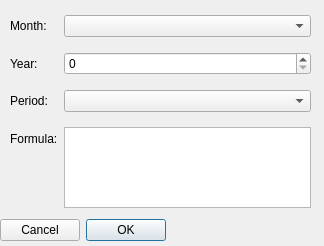
<?xml version="1.0" encoding="UTF-8"?>
<ui version="4.0">
 <class>mainDialog</class>
 <widget class="QDialog" name="mainDialog">
  <property name="geometry">
   <rect>
    <x>0</x>
    <y>0</y>
    <width>324</width>
    <height>246</height>
   </rect>
  </property>
  <property name="windowTitle">
   <string>Dialog</string>
  </property>
  <widget class="QWidget" name="verticalLayoutWidget">
   <property name="geometry">
    <rect>
     <x>0</x>
     <y>10</y>
     <width>321</width>
     <height>231</height>
    </rect>
   </property>
   <layout class="QVBoxLayout" name="verticalLayout">
    <item>
     <layout class="QFormLayout" name="formLayout">
      <property name="verticalSpacing">
       <number>15</number>
      </property>
      <property name="leftMargin">
       <number>10</number>
      </property>
      <property name="topMargin">
       <number>5</number>
      </property>
      <property name="rightMargin">
       <number>10</number>
      </property>
      <property name="bottomMargin">
       <number>5</number>
      </property>
      <item row="0" column="0">
       <widget class="QLabel" name="monthLabel">
        <property name="text">
         <string>Month:</string>
        </property>
       </widget>
      </item>
      <item row="3" column="0">
       <widget class="QLabel" name="formulaLabel">
        <property name="text">
         <string>Formula:</string>
        </property>
       </widget>
      </item>
      <item row="2" column="0">
       <widget class="QLabel" name="periodLabel">
        <property name="text">
         <string>Period:</string>
        </property>
       </widget>
      </item>
      <item row="1" column="0">
       <widget class="QLabel" name="yearLabel">
        <property name="text">
         <string>Year:</string>
        </property>
       </widget>
      </item>
      <item row="2" column="1">
       <widget class="QComboBox" name="periodComboBox"/>
      </item>
      <item row="1" column="1">
       <widget class="QSpinBox" name="yearSpinBox"/>
      </item>
      <item row="0" column="1">
       <widget class="QComboBox" name="monthComboBox"/>
      </item>
      <item row="3" column="1">
       <widget class="QTextEdit" name="formulaTextEdit"/>
      </item>
     </layout>
    </item>
    <item>
     <widget class="QDialogButtonBox" name="buttonBox">
      <property name="layoutDirection">
       <enum>Qt::RightToLeft</enum>
      </property>
      <property name="orientation">
       <enum>Qt::Horizontal</enum>
      </property>
      <property name="standardButtons">
       <set>QDialogButtonBox::Cancel|QDialogButtonBox::Ok</set>
      </property>
     </widget>
    </item>
   </layout>
  </widget>
 </widget>
 <resources/>
 <connections>
  <connection>
   <sender>buttonBox</sender>
   <signal>accepted()</signal>
   <receiver>mainDialog</receiver>
   <slot>accept()</slot>
   <hints>
    <hint type="sourcelabel">
     <x>248</x>
     <y>254</y>
    </hint>
    <hint type="destinationlabel">
     <x>157</x>
     <y>274</y>
    </hint>
   </hints>
  </connection>
  <connection>
   <sender>buttonBox</sender>
   <signal>rejected()</signal>
   <receiver>mainDialog</receiver>
   <slot>reject()</slot>
   <hints>
    <hint type="sourcelabel">
     <x>316</x>
     <y>260</y>
    </hint>
    <hint type="destinationlabel">
     <x>286</x>
     <y>274</y>
    </hint>
   </hints>
  </connection>
 </connections>
</ui>
